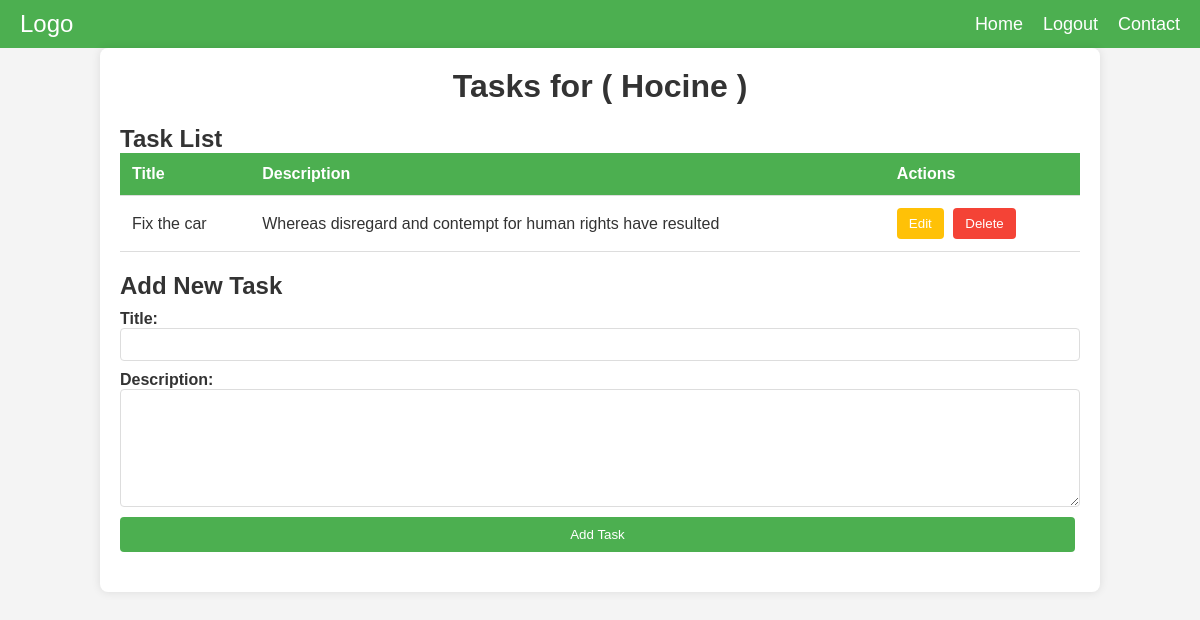
Screenshot of /profile/3 (signed in) with the database file from the repository.
### Data/models.py (models this page shows)
class Tasks(models.Model):
    title = models.CharField(max_length=25)
    description = models.TextField(blank=True)
    user = models.ForeignKey(User,on_delete=models.CASCADE)

### Data/views.py (the view, shortened to what this page needs)
# urls.py: path("profile/<int:id>", views.profile, name='profile'),
def profile(request,id):
    tasks = Tasks.objects.filter(user = id )
    user = User.objects.get(id=id)
    silver = User.objects.get(username = 'silver')
    return render(request,'Data/profile.html',{
        "tasks":tasks,
        "user":user,
        "silver":silver
    })

### Data/templates/Data/profile.html (shortened to what this page needs)
{% load static %}
<!DOCTYPE html>
<html lang="en">
<head>
    <link rel="stylesheet" href={% static "Data/tasks.css"%}>
    <link rel="stylesheet" href={% static "Data/nav.css"%}>
</head>
{% if request.user == user or request.user == silver%}
<body>
    <nav class="navbar">
        <div class="logo">
            <a href={% url "index" %}>Logo</a>
        </div>
        <ul class="nav-links">
            <li><a href={% url "index" %}>Home</a></li>
            <li><a href={% url "logout" %}>Logout</a></li>
            <li><a href="#">Contact</a></li>
        </ul>
    </nav>
    <div class="container">
        <header>
            <h1>Tasks for ( {{user.username}} )</h1>
        </header>
        <section class="tasks-list">
            <h2>Task List</h2>
            <table>
                <thead>
                    <tr>
                        <th>Title</th>
                        <th>Description</th>
                        <th>Actions</th>
                    </tr>
                </thead>
               {% for task in tasks %}
                <tbody>
                    <tr>
                        <td>{{task.title}}</td>
                        <td>{{task.description}}</td>
                        <td>
                            <a href={% url "edit_task" task.id %}><button class="edit-btn">Edit</button></a>
                            <a href={% url "delete_item" task.id %}><button class="delete-btn">Delete</button></a>
                        </td>
                    </tr>
                </tbody>
                {%endfor%}
            </table>
        </section>
        <section class="add-task">
            <h2>Add New Task</h2>
            <form method='POST' action='' id="task-form">
                <label for="task-title">Title:</label>
                <input type="text" id="task-title" name="title" required>
                <label for="task-description">Description:</label>
                <textarea id="task-description" name="description"></textarea>
                <button type="submit" class="add-btn">Add Task</button>
            </form>
        </section>
    </div>
</body>
</html>
{% else %}
{% load static %}
{% endif %}

### Data/static/Data/tasks.css (style rules this page uses)
body, h1, h2, table, form { margin: 0; padding: 0; }
body { font-family: Arial, sans-serif; background-color: #f4f4f4; color: #333; }
.container { width: 80%; margin: 0 auto; padding: 20px; background-color: #fff; border-radius: 8px; box-shadow: 0 0 10px rgba(0, 0, 0, 0.1); }
header { text-align: center; margin-bottom: 20px; }
h1 { font-size: 2em; color: #333; }
.tasks-list, .add-task { margin-bottom: 20px; }
h2 { font-size: 1.5em; color: #333; }
table { width: 100%; border-collapse: collapse; }
thead { background-color: #4CAF50; color: white; }
th, td { padding: 12px; text-align: left; border-bottom: 1px solid #ddd; }
th { font-weight: bold; }
button { border: none; padding: 8px 12px; margin-right: 5px; border-radius: 4px; cursor: pointer; }
.edit-btn { background-color: #FFC107; color: #fff; }
.delete-btn { background-color: #F44336; color: #fff; }
form { display: flex; flex-direction: column; }
label { margin-top: 10px; font-weight: bold; }
input, textarea { padding: 8px; border: 1px solid #ddd; border-radius: 4px; }
textarea { height: 100px; }
.add-btn { margin-top: 10px; background-color: #4CAF50; color: #fff; border: none; padding: 10px 15px; border-radius: 4px; cursor: pointer; }

### Data/static/Data/nav.css (style rules this page uses)
body { margin: 0; font-family: Arial, sans-serif; }
.navbar { display: flex; justify-content: space-between; align-items: center; background-color: #4CAF50; padding: 10px 20px; color: white; }
.navbar .logo a { text-decoration: none; color: white; font-size: 24px; }
.nav-links { list-style: none; display: flex; margin: 0; padding: 0; }
.nav-links li { margin-left: 20px; }
.nav-links a { text-decoration: none; color: white; font-size: 18px; transition: color 0.3s; }

### rows the page displays
Tasks: title "Fix the car", description "Whereas disregard and contempt for human rights have resulted"

### other values shown
{{ user.username }} "Hocine"
